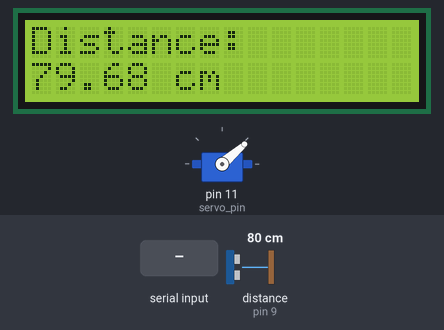
Recording of a sketch running on a simulated Arduino Uno, built with avr-gcc and run on an emulated ATmega328P. On the bench: servo, 16×2 character LCD. Wiring (inferred from the names in the program): ultrasonic range finder: trigger pin 10; echo pin 9. Inputs (shaded band) come from the test bench; at power-on: distance to the obstacle (sensor on pin 9) 80 cm. The echo pulse lasts 58.3 µs per cm; what the sketch prints to the serial monitor is not drawn.

Above: at 1.2 s.
1.3 s: distance to the obstacle (sensor on pin 9) set to 56 cm
At 2.6 s:
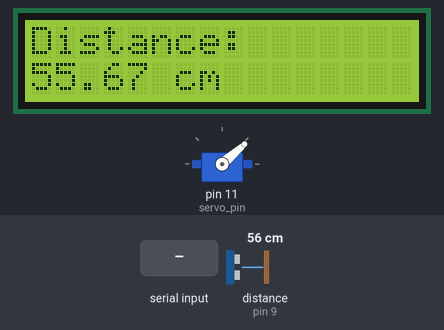
3.6 s: distance to the obstacle (sensor on pin 9) set to 45 cm
At 4.8 s:
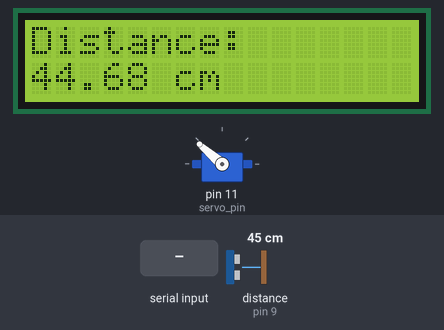
7.7 s: "0" received over Serial
At 11.4 s:
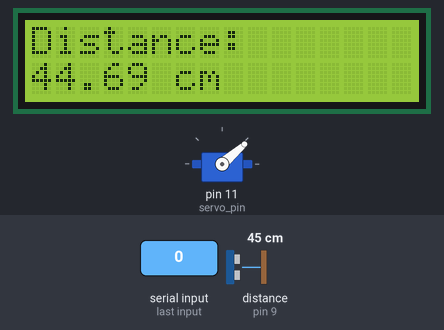
11.7 s: distance to the obstacle (sensor on pin 9) set to 2 cm
At 13.7 s:
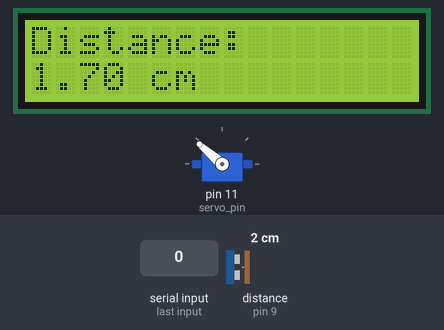
Timing chart, 0 to 15.2 s (numbered marks = the images above; inputs shaded):
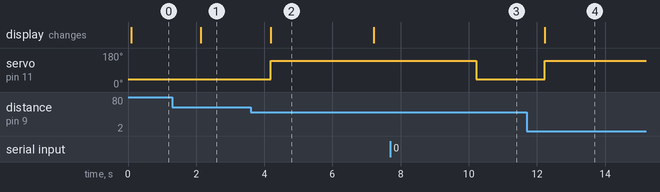

The sketch:

smat_garage_door.ino
```cpp
#include <LiquidCrystal_I2C.h>
#include <Servo.h>

const int servo_pin = 11;
const int trig_pin  = 10;
const int echo_pin  = 9;

float duration, distance;
char Incoming_value = 0;

LiquidCrystal_I2C lcd(0x27, 16, 2);
Servo Servo1;

void setup() {
  pinMode(trig_pin, OUTPUT);
  pinMode(echo_pin, INPUT);
  Servo1.attach(servo_pin);
  Servo1.write(41);   // initial position (closed)

  Serial.begin(9600);
  lcd.init();
  lcd.backlight();
}

void loop() {
  // ====== BLUETOOTH CONTROL ======
  if (Serial.available() > 0) {
    Incoming_value = Serial.read();
    Serial.println(Incoming_value);

    if (Incoming_value == '1') {
      Servo1.write(139);  // open
      delay(2000);
    }
    else if (Incoming_value == '0') {
      Servo1.write(41);   // close
      delay(2000);
    }
  }

  // ====== ULTRASONIC SENSOR ======
  digitalWrite(trig_pin, LOW);
  delayMicroseconds(2);
  digitalWrite(trig_pin, HIGH);
  delayMicroseconds(10);
  digitalWrite(trig_pin, LOW);

  duration = pulseIn(echo_pin, HIGH);
  distance = (duration * 0.0343) / 2;

  // ====== LCD DISPLAY ======
  lcd.clear();
  lcd.setCursor(0, 0);
  lcd.print("Distance:");
  lcd.setCursor(0, 1);
  lcd.print(distance);
  lcd.print(" cm");

  // ====== AUTO CONTROL ======
  if (distance <= 50) {
    Servo1.write(139); // open
    delay(3000);
  } else {
    Servo1.write(41);  // close
    delay(1000);
  }
}
```

Measured:
- the behaviour switches between 51 and 50 cm on distance to the obstacle (sensor on pin 9) (found by bisection; images 1 and 2)
- after the input at 1.3 s, the display: changes after 0.84 s (image 1)
- after the input at 3.6 s, servo on pin 11 (servo_pin): 41° → 139° after 0.59 s; the display: changes after 0.59 s (image 2)
- after the input at 7.7 s, servo on pin 11 (servo_pin): 139° → 41° after 2.5 s
- after the input at 11.7 s, the display: changes after 0.53 s (image 4)
